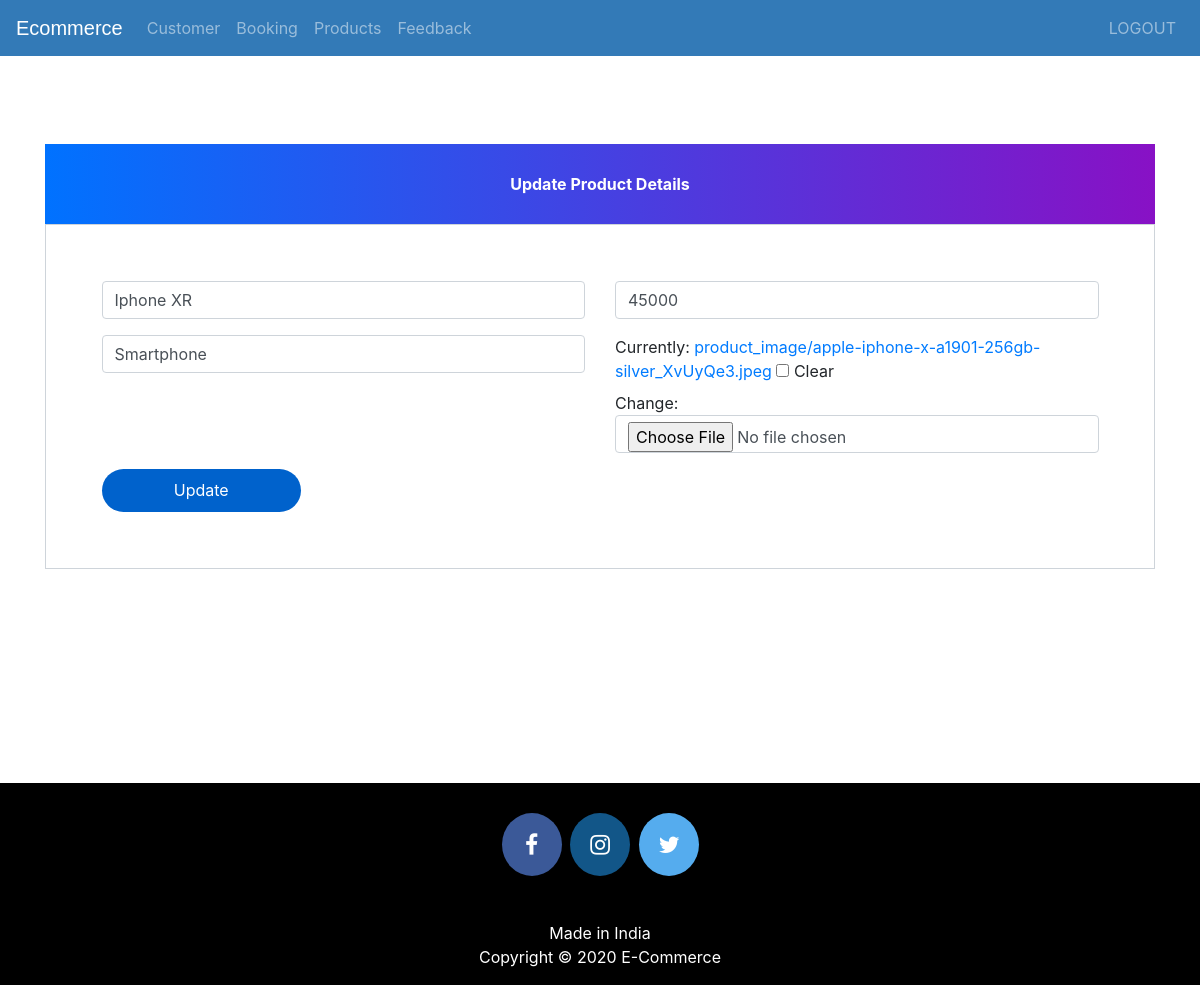
The app's page /update-product/1 (signed in) with its own data.
### ecom/models.py (models this page shows, shortened)
class Product(models.Model):
    name=models.CharField(max_length=40)
    product_image= models.ImageField(upload_to='product_image/',null=True,blank=True)
    price = models.PositiveIntegerField()
    description=models.CharField(max_length=40)

### ecom/views.py (the view)
# urls.py: path('update-product/<int:pk>', views.update_product_view,name='update-product'),
@login_required(login_url='adminlogin')
def update_product_view(request,pk):
    product=models.Product.objects.get(id=pk)
    productForm=forms.ProductForm(instance=product)
    if request.method=='POST':
        productForm=forms.ProductForm(request.POST,request.FILES,instance=product)
        if productForm.is_valid():
            productForm.save()
            return redirect('admin-products')
    return render(request,'ecom/admin_update_product.html',{'productForm':productForm})

### ecom/forms.py
class ProductForm(forms.ModelForm):
    class Meta:
        model=models.Product
        fields=['name','price','description','product_image']

### templates/ecom/admin_update_product.html (shortened to what this page needs)
{% extends 'ecom/admin_base.html' %}
{% load widget_tweaks %}
{% block content %}
<head>
  <link href="//maxcdn.bootstrapcdn.com/bootstrap/4.1.1/css/bootstrap.min.css" rel="stylesheet" id="bootstrap-css">
</head>
<br><br><br><br><br><br>
<form method="post" enctype="multipart/form-data">
  <div class="container register-form">
    <div class="form">
      <div class="note">
        <p>Update Product Details</p>
      </div>
      <div class="form-content">
        <div class="row">
          <div class="col-md-6">
            <div class="form-group">
              {% render_field productForm.name class="form-control" placeholder="Product Name" %}
            </div>
            <div class="form-group">
              {% render_field productForm.description class="form-control" placeholder="Description" %}
            </div>
          </div>
          <div class="col-md-6">
            <div class="form-group">
              {% render_field productForm.price class="form-control" placeholder="Price" %}
            </div>
            <div class="form-group">
              {% render_field productForm.product_image class="form-control" placeholder="product_image" %}
            </div>
          </div>
        </div>
        <button type="submit" class="btnSubmit">Update</button>
      </div>
    </div>
  </div>
</form>
{% endblock content %}

### templates/ecom/admin_base.html (style rules this page uses)
p { text-align: center; }

### templates/ecom/admin_update_product.html (style rules this page uses)
a:link { text-decoration: none; }
.note { text-align: center; height: 80px; background: -webkit-linear-gradient(left, #0072ff, #8811c5); color: #fff; font-weight: bold; line-height: 80px; }
.form-content { padding: 5%; border: 1px solid #ced4da; margin-bottom: 2%; }
.form-control { border-radius: 1.5rem; }
.btnSubmit { border: none; border-radius: 1.5rem; padding: 1%; width: 20%; cursor: pointer; background: #0062cc; color: #fff; }

### records on screen
Product: name "Iphone XR", description "Smartphone", price "45000"
